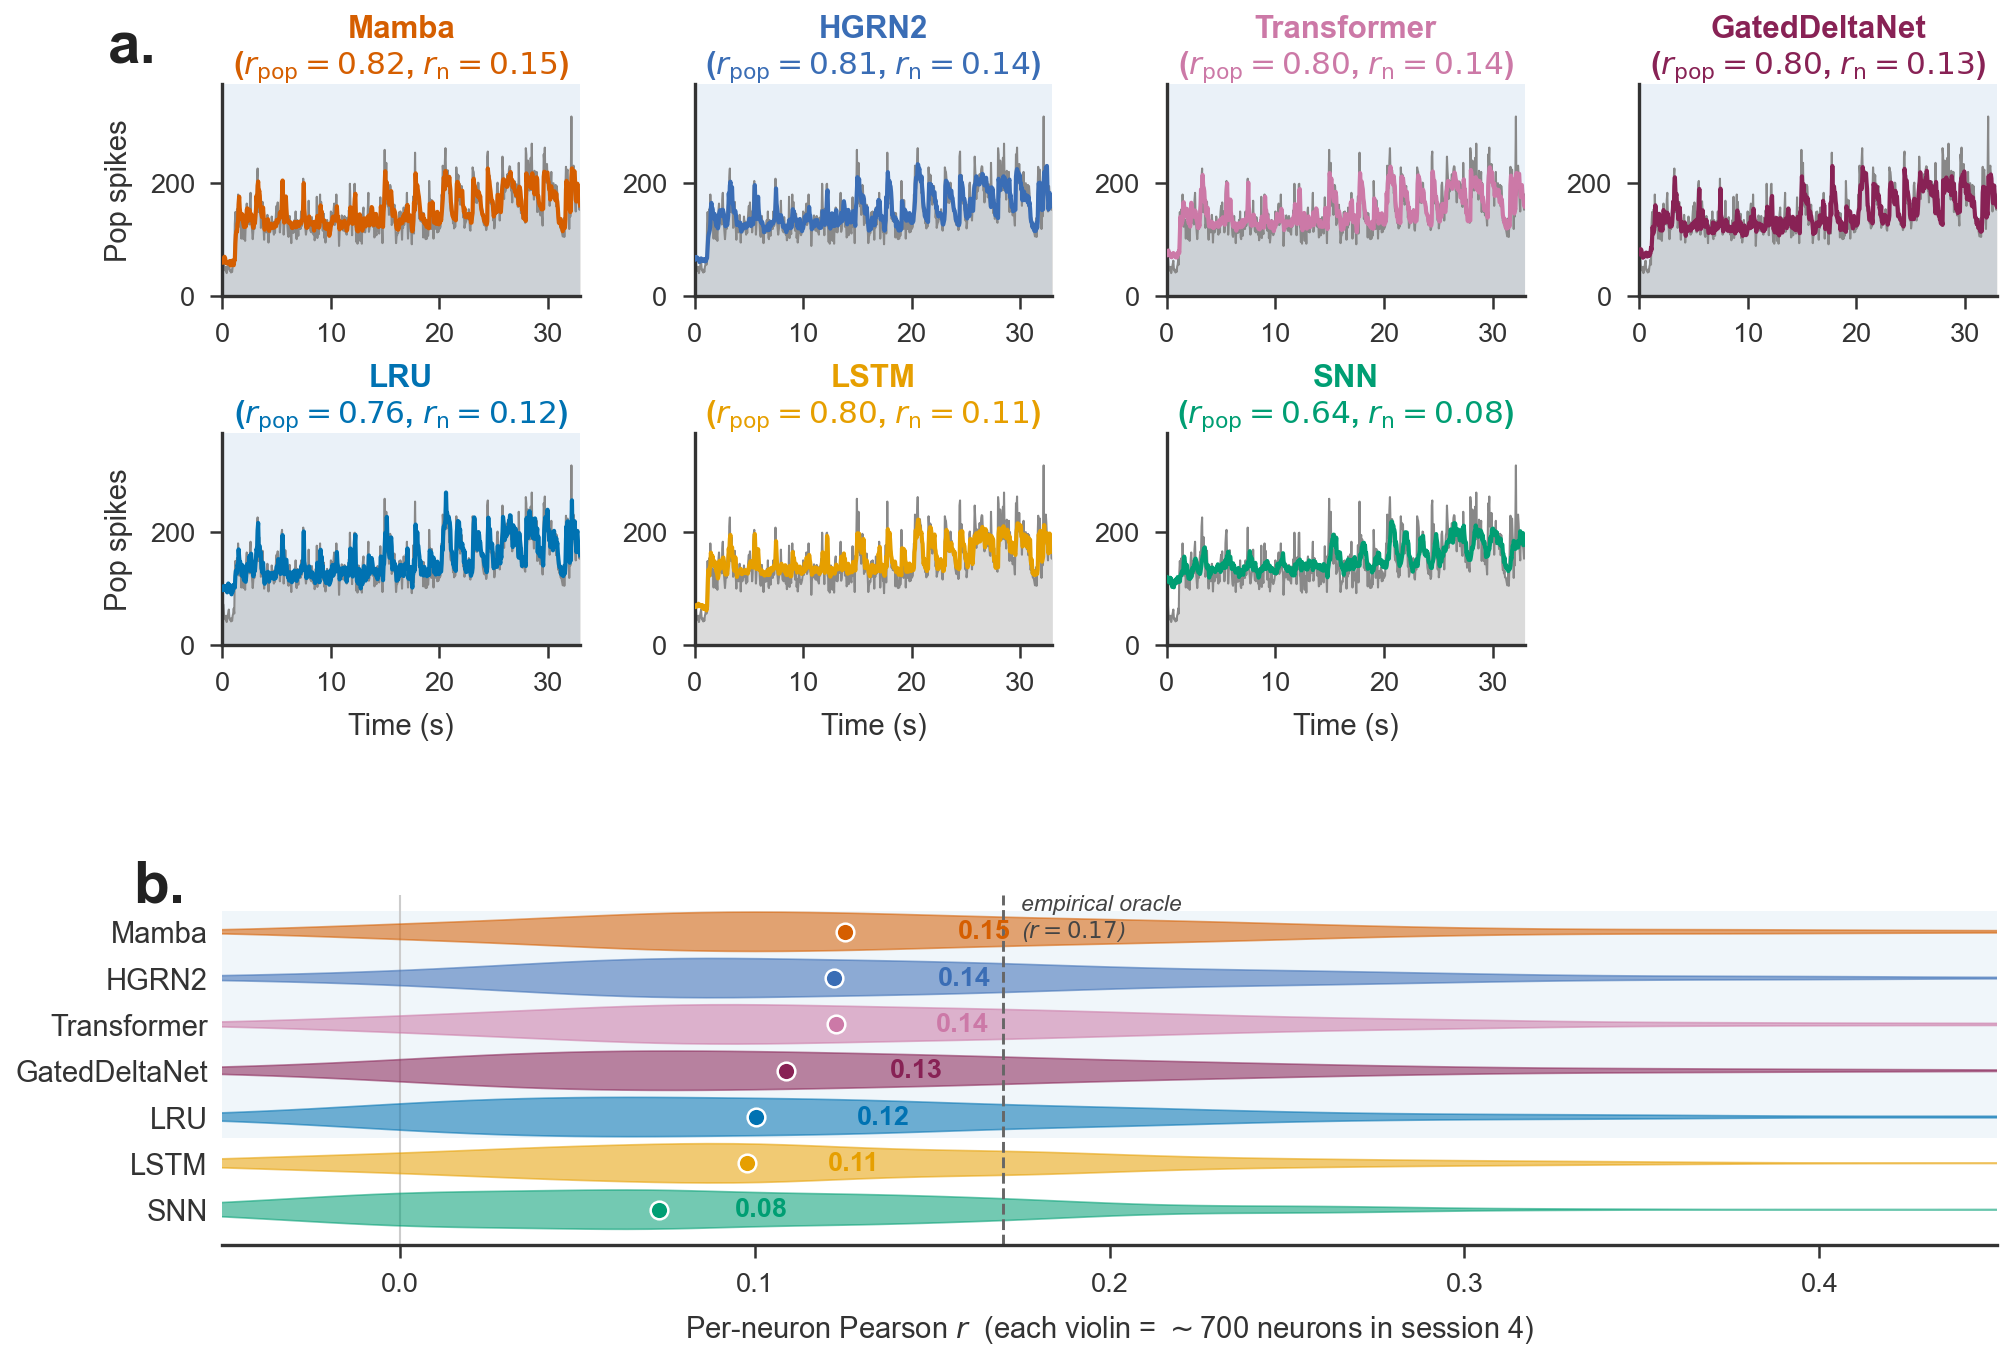

Python code for this plot:
"""Variant D: Per-neuron r distribution strip below the small multiples.

Layout:
  Row 1-2: 7 small-multiple pop-rate panels (current v5 style)
  Row 3:   Wide horizontal strip showing per-arch per-neuron r
           distributions as horizontal violin plots.  Cluster archs
           cluster at higher r values; SNN shifts visibly left.

This decouples the discrimination story (distribution shift) from the
trace style (where pop-rate is least discriminative).
"""

import sys
from pathlib import Path
import matplotlib.pyplot as plt
import matplotlib.gridspec as gridspec
import numpy as np
from scipy.stats import pearsonr

sys.path.insert(0, str(Path(__file__).resolve().parents[2]))
from figures.style import (
    apply_style, COLORS, MARKERS, save_figure, TEXT_WIDTH,
)
from figures.data import TABLE1


CLUSTER_BG = "#EAF1F8"
GT_COLOR = "#888888"

ARCHS = [
    ("mamba_rates",       "Mamba",         "Mamba",        True),
    ("hgrn2_rates",       "HGRN2",         "HGRN2",        True),
    ("transformer_rates", "Transformer",   "Transformer",  True),
    ("gated_delta_rates", "GatedDeltaNet", "GatedDelta",   True),
    ("lru_rates",         "LRU",           "LRU",          True),
    ("lstm_rates",        "LSTM",          "LSTM",         False),
    ("snn_rates",         "SNN",           "SNN",          False),
]


def _load_multiarch():
    p = (Path(__file__).resolve().parents[3]
         / "data" / "figure_cache" / "multi_arch_session4.npz")
    return np.load(str(p))


def _plot_panel(ax, time_s, gt_pop, pred_pop, name, color, r_pop, r_neuron,
                cluster=False, show_ylabel=False, show_xlabel=False,
                ymax=None):
    if cluster:
        ax.set_facecolor(CLUSTER_BG)
    ax.fill_between(time_s, gt_pop, alpha=0.30, color=GT_COLOR,
                    linewidth=0, zorder=1)
    ax.plot(time_s, gt_pop, color=GT_COLOR, linewidth=0.5, zorder=2)
    ax.plot(time_s, pred_pop, color=color, linewidth=1.0, zorder=3)
    ax.set_xlim(time_s[0], time_s[-1])
    if ymax is not None:
        ax.set_ylim(0, ymax)
    title = (f"{name}\n($r_\\mathrm{{pop}}{{=}}{r_pop:.2f}$, "
             f"$r_\\mathrm{{n}}{{=}}{r_neuron:.2f}$)")
    ax.set_title(title, fontsize=7.5, color=color,
                 fontweight="bold", pad=2.5)
    ax.spines["top"].set_visible(False)
    ax.spines["right"].set_visible(False)
    if show_ylabel:
        ax.set_ylabel("Pop spikes", fontsize=7)
    if show_xlabel:
        ax.set_xlabel("Time (s)", fontsize=7)
    ax.tick_params(axis="both", labelsize=6.5)


def _compute_per_neuron_r(gt_local, rates_local):
    pn_rs = []
    for j in range(gt_local.shape[1]):
        if gt_local[:, j].std() > 0 and rates_local[:, j].std() > 0:
            pn_rs.append(pearsonr(gt_local[:, j], rates_local[:, j])[0])
    return np.array(pn_rs)


def _plot_per_neuron_strip(ax, npz, gt):
    """Horizontal violin / strip chart of per-neuron r per arch."""
    distributions = []
    names = []
    colors_list = []
    means = []
    for key, name, t1key, _ in ARCHS:
        if key not in npz.files:
            continue
        rates = npz[key]
        n = min(rates.shape[0], gt.shape[0])
        pn_r = _compute_per_neuron_r(gt[:n], rates[:n])
        distributions.append(pn_r)
        names.append(name)
        colors_list.append(COLORS[t1key])
        means.append(np.mean(pn_r))

    # Plot as horizontal violins, top-down so cluster appears at top.
    positions = np.arange(len(distributions))[::-1]
    parts = ax.violinplot(
        distributions, positions=positions, vert=False,
        widths=0.85, showmeans=False, showmedians=False,
        showextrema=False,
    )
    for pc, c in zip(parts["bodies"], colors_list):
        pc.set_facecolor(c)
        pc.set_edgecolor(c)
        pc.set_alpha(0.55)
        pc.set_linewidth(0.4)

    # Median markers
    for pos, dist, c in zip(positions, distributions, colors_list):
        med = np.median(dist)
        mean = np.mean(dist)
        ax.scatter([med], [pos], color=c, s=18, zorder=4,
                   edgecolors="white", linewidths=0.6)
        ax.text(mean + 0.012, pos, f"{mean:.2f}",
                fontsize=6.5, color=c, fontweight="bold",
                va="center")

    # Cluster band: shade the y-region covering cluster archs
    cluster_positions = [p for p, n in zip(positions, names)
                         if n in ("Mamba", "HGRN2", "Transformer",
                                  "GatedDeltaNet", "LRU")]
    if cluster_positions:
        ax.axhspan(min(cluster_positions) - 0.45,
                   max(cluster_positions) + 0.45,
                   color="#0072B2", alpha=0.06, zorder=0, lw=0)

    # Empirical oracle ceiling annotation
    oracle = 0.170
    ax.axvline(oracle, color="#666666", linestyle="--", linewidth=0.7,
               zorder=2)
    ax.text(oracle + 0.005, len(distributions) - 0.2,
            f"empirical oracle\n($r{{=}}{oracle:.2f}$)",
            fontsize=5.5, color="#444444", style="italic",
            va="top", ha="left")

    ax.set_yticks(positions)
    ax.set_yticklabels(names, fontsize=7)
    ax.set_xlim(-0.05, 0.45)
    ax.set_xlabel("Per-neuron Pearson $r$  (each violin = $\\sim$700 neurons in session 4)",
                  fontsize=7)
    ax.tick_params(axis="x", labelsize=6.5)
    ax.tick_params(axis="y", labelsize=7, length=0)
    ax.spines["top"].set_visible(False)
    ax.spines["right"].set_visible(False)
    ax.spines["left"].set_visible(False)
    ax.axvline(0, color="#cccccc", linewidth=0.5, zorder=0)


def generate():
    apply_style()
    npz = _load_multiarch()
    gt = npz["gt"]
    T, _ = gt.shape
    dt = 0.05
    time_s = np.arange(T) * dt
    ymax = float(gt.sum(axis=1).max()) * 1.18

    fig = plt.figure(figsize=(TEXT_WIDTH, 4.5))
    outer = gridspec.GridSpec(
        2, 1, height_ratios=[1.6, 1.0],
        hspace=0.55, left=0.075, right=0.985,
        top=0.96, bottom=0.10,
    )

    # Top: 2x4 small multiples
    sm = gridspec.GridSpecFromSubplotSpec(
        2, 4, subplot_spec=outer[0],
        hspace=0.65, wspace=0.32,
    )
    sm_axes = []
    for i, (key, name, t1key, cluster) in enumerate(ARCHS):
        row, col = divmod(i, 4)
        ax = fig.add_subplot(sm[row, col])
        sm_axes.append(ax)
        if key not in npz.files:
            continue
        rates = npz[key]
        n = min(rates.shape[0], gt.shape[0])
        rates_local = rates[:n]
        gt_local = gt[:n]
        gt_pop_loc = gt_local.sum(axis=1)
        pred_pop = rates_local.sum(axis=1)
        r = pearsonr(gt_pop_loc, pred_pop)[0]
        pn_rs = _compute_per_neuron_r(gt_local, rates_local)
        r_neuron = float(np.mean(pn_rs))
        _plot_panel(ax, time_s[:n], gt_pop_loc, pred_pop, name,
                    COLORS[t1key], r, r_neuron, cluster=cluster,
                    show_ylabel=(col == 0),
                    show_xlabel=(row == 1),
                    ymax=ymax)

    # Panel labels
    sm_axes[0].text(
        -0.32, 1.30, "a.", transform=sm_axes[0].transAxes,
        fontsize=14, fontweight="bold", color="#222222",
        va="top", ha="left",
    )

    # Bottom: per-neuron r distribution strip
    ax_strip = fig.add_subplot(outer[1])
    _plot_per_neuron_strip(ax_strip, npz, gt)
    ax_strip.text(
        -0.05, 1.10, "b.", transform=ax_strip.transAxes,
        fontsize=14, fontweight="bold", color="#222222",
        va="top", ha="left",
    )

    save_figure(fig, "hero_variant_d_per_neuron_strip",
                out_dir=Path(__file__).resolve().parents[2]
                / "figures" / "variants")
    plt.close(fig)


if __name__ == "__main__":
    generate()
